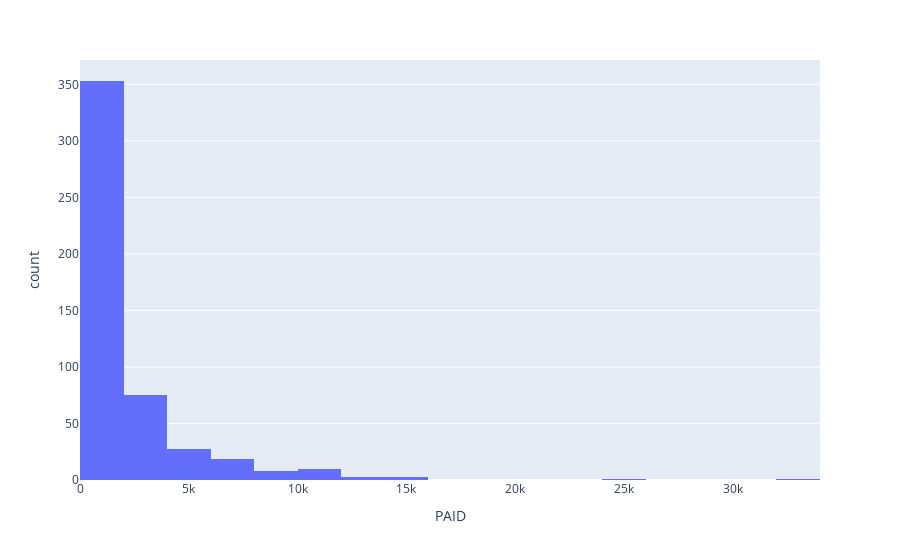

Notebook code cell kept with this figure:
### Markdown cell above
### Q8: Produce `plotly` histogram and boxplot visualizations of paid claims (`PAID`) and comment the shape, centre and spread of this distribution.

#### Create the plots and write your answer in the code cell and markdown cells (respectively) below.

- You can compare your figure and response to the answer given in the ***MarkUs*** output

### Code cell
# histogram

### Figure 1 — Plotly figure (JSON) as saved in the notebook; plotly's stock layout.template omitted (floating-point values rounded to 4 significant figures; data arrays with more than 128 entries replaced by an {"elided": "..."} marker saying what was removed)
{"data": [{"alignmentgroup": "True", "bingroup": "x", "hovertemplate": "PAID=%{x}<br>count=%{y}<extra></extra>", "legendgroup": "", "marker": {"color": "#636efa", "pattern": {"shape": ""}}, "name": "", "nbinsx": 20, "offsetgroup": "", "orientation": "v", "showlegend": false, "type": "histogram", "x": {"elided": "500 float values"}, "xaxis": "x", "yaxis": "y"}], "layout": {"barmode": "relative", "legend": {"tracegroupgap": 0}, "margin": {"t": 60}, "xaxis": {"anchor": "y", "domain": [0, 1], "title": {"text": "PAID"}}, "yaxis": {"anchor": "x", "domain": [0, 1], "title": {"text": "count"}}}}
